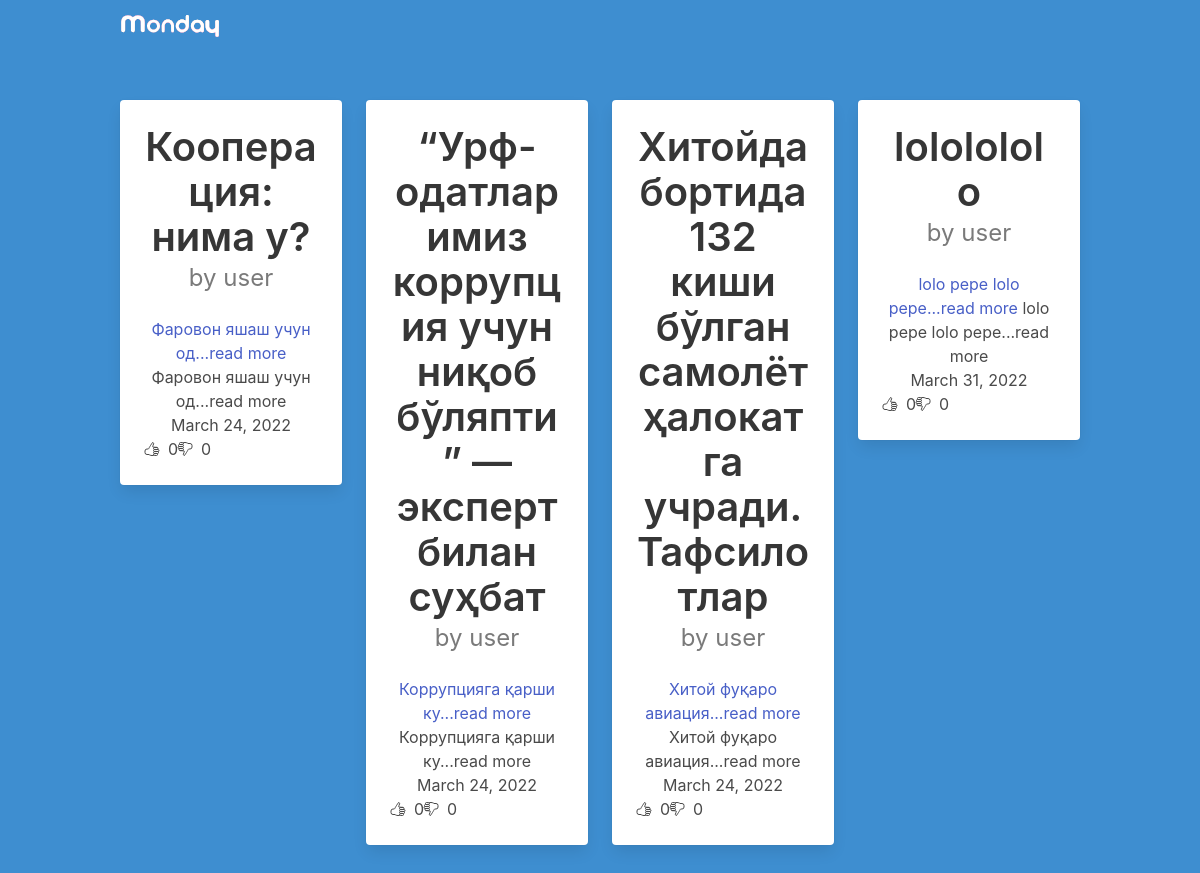
The page / on the database its author committed.
### post/models.py (models this page shows)
class Article(models.Model):
    title = models.CharField(max_length=255)
    text = models.TextField()
    slug = models.SlugField(unique=True)
    date = models.DateField(auto_now=True)
    thumb = models.ImageField(blank=True)
    author = models.ForeignKey(User, default=None, on_delete=models.CASCADE)
    likes = models.ManyToManyField(User, related_name='article_likes')
    dislikes = models.ManyToManyField(User, related_name='article_dislikes')
    def __str__(self):
        return self.title
    def snippet(self):
        return self.text[:20] + '...read more'
    def total_likes(self):
        return self.likes.count()
    def total_dislikes(self):
        return self.dislikes.count()

### post/views.py (the view)
# urls.py: path('', article_func, name='article_func'),
def article_func(request):
    articles = Article.objects.all()
    search = request.GET.get('search')
    articles = Article.objects.all().order_by('date')
    articles = articles.filter(Q(title__icontains=search),  Q(text__icontains=search)) if search else articles
    return render(request, 'articles_list.html', {'articles':articles})

### templates/articles_list.html
{% extends 'base.html' %}
{% load static %}
{% block content %}
        <div class="container">
            <div class="columns is-centered">
                {% for article in articles %}
                    <div class="column is-3">
                        <div class="card has-text-centered">
                            <div class="card-content">
                                <div class="media">
                                    <div class="media-content">
                                        <p class="title has-text-dark is-2">
                                            {{ article }}
                                        </p>
                                        {% if user == article.author %}
                                        <p class="subtitle is-4 has-text-grey" >by you</p>
                                        {% else %}
                                        <p class="subtitle is-4 has-text-grey" >by {{ article.author }}</p>
                                        {% endif %}
                                    </div>
                                </div>
                                <div class="content ">
                                    <a href="{% url 'article_detail' article.slug %}">
                                        {{ article.snippet }}
                                    </a>
                                    {{ article.snippet }}
                                    <br>
                                    <div>{{ article.date }}</div>
                                    <div class="columns">
                                        <div class="column is-2">
                                            <div class="columns is-gapless">
                                                <div class="column">
                                                    <ion-icon name="thumbs-up-outline" class="mt-1"></ion-icon>
                                                </div>
                                                <div class="column">
                                                    <span class="ml-2">{{ article.total_likes }}</span>
                                                </div>
                                            </div>
                                        </div>
                                        <div class="column is-2">
                                            <div class="columns is-gapless">
                                                <div class="column">
                                                    <ion-icon name="thumbs-down-outline" class="mt-1"></ion-icon>
                                                </div>
                                                <div class="column">
                                                    <span class="ml-2">{{ article.total_dislikes }}</span>
                                                </div>
                                            </div>
                                        </div>
                                    </div>
                                </div>
                            </div>
                        </div>
                    </div>
                {% endfor %}
            </div>
        </div>
{% endblock %}

### templates/base.html (shortened to what this page needs)
{% load static %}
<html lang="en">
<head>
    <link rel="stylesheet" href="{% static 'style.css' %}">
    <link rel="stylesheet" href="{% static 'bulma.css' %}">
</head>
<body>
<section class="hero has-background-info is-fullheight">
    <div class="hero-head">
        <header class="navbar">
            <div class="container">
                <div class="navbar-brand">
                    <a class="navbar-item" href="{% url 'article_func' %}">
                        <img src="{% static 'images/monday.svg' %}" width="100" alt="Logo">
                    </a>
                </div>
                <div id="navbarMenuHeroC" class="navbar-menu">
                </div>
            </div>
        </header>
    </div>
    <div class="hero-body">
        {% block content %}
        {% endblock %}
    </div>
</section>
</body>
</html>

### rows shown on the page
Article: title "Кооперация: нима у?", author "user", snippet "Фаровон яшаш учун од...read more", date "March 24, 2022", total_likes "0", total_dislikes "0"
Article: title "“Урф-одатларимиз коррупция учун ниқоб бўляпти” — эксперт билан суҳбат", author "user", snippet "Коррупцияга қарши ку...read more", date "March 24, 2022", total_likes "0", total_dislikes "0"
Article: title "Хитойда бортида 132 киши бўлган самолёт ҳалокатга учради. Тафсилотлар", author "user", snippet "Хитой фуқаро авиация...read more", date "March 24, 2022", total_likes "0", total_dislikes "0"
Article: title "lololololo", author "user", snippet "lolo pepe lolo pepe...read more", date "March 31, 2022", total_likes "0", total_dislikes "0"
